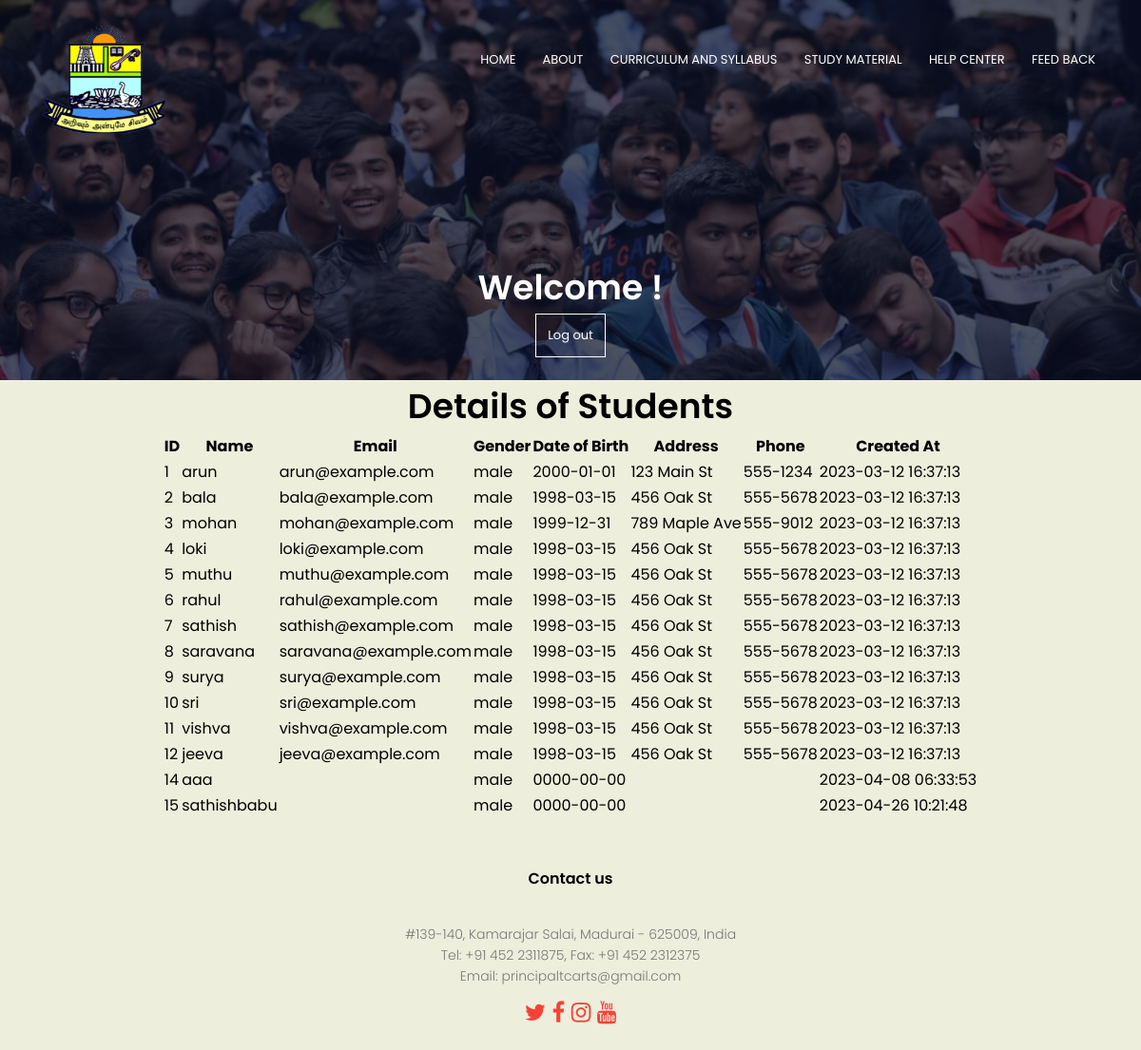
The app's page /staff_dashboard.php with its own data.
### tables this page shows
CREATE TABLE `students_details` (
  `id` int(6) UNSIGNED NOT NULL,
  `name` varchar(30) NOT NULL,
  `email` varchar(50) NOT NULL,
  `password` varchar(50) NOT NULL,
  `gender` enum('male','female','other') NOT NULL,
  `dob` date NOT NULL,
  `address` varchar(100) NOT NULL,
  `phone` varchar(20) NOT NULL,
  `created_at` timestamp NOT NULL DEFAULT current_timestamp() ON UPDATE current_timestamp()
);

### staff_dashboard.php (the view, shortened to what this page needs)
<?php
$servername = "localhost";
$username = "root";
$password = "";
$dbname = "college";
$user_id = $_SESSION['username'];
$conn = new mysqli($servername, $username, $password, $dbname);
$sql = "SELECT * FROM students_details";
$result = $conn->query($sql);
?>
<!DOCTYPE html>
<html>
<head>
        <link rel="stylesheet" href="style.css">
        <link rel="stylesheet" href="https://stackpath.bootstrapcdn.com/font-awesome/4.7.0/css/font-awesome.min.css">
</head>
<body>
<section class="sub-header sub-header-image-2">
  <nav>
  <a href="index.html"><img src="images/Ramdeobaba-Logo.png"></a>
  <div class="nav-links" id="navLinks">
    <ul>
      <li><a href="index.php">HOME</a></li>
      <li><a href="about.html">ABOUT</a></li>
      <li><a href="Curriculum and Syllabus.html">CURRICULUM AND SYLLABUS</a></li>
      <li><a href="">STUDY MATERIAL</a></li>
      <li><a href="helfcenter.html">HELP CENTER</a></li>
      <li><a href="feedback.php">FEED BACK</a></li>
    </ul>
  </div>
  </nav>
  <h1>Welcome <?php echo $user_id; ?>!</h1>
  <a href="logout.php" class="hero-btn">Log out</a>
</section>
<center>
  <h1>Details of Students</h1>
  <table>
    <thead>
      <tr>
        <th>ID</th>
        <th>Name</th>
        <th>Email</th>
        <th>Gender</th>
        <th>Date of Birth</th>
        <th>Address</th>
        <th>Phone</th>
        <th>Created At</th>
      </tr>
    </thead>
    <tbody>
      <?php if ($result->num_rows > 0): ?>
        <?php while ($row = $result->fetch_assoc()): ?>
          <tr>
            <td><?php echo $row["id"]; ?></td>
            <td><?php echo $row["name"]; ?></td>
            <td><?php echo $row["email"]; ?></td>
            <td><?php echo $row["gender"]; ?></td>
            <td><?php echo $row["dob"]; ?></td>
            <td><?php echo $row["address"]; ?></td>
            <td><?php echo $row["phone"]; ?></td>
            <td><?php echo $row["created_at"]; ?></td>
          </tr>
        <?php endwhile; ?>
      <?php else: ?>
        <tr>
          <td colspan="8">No students found.</td>
        </tr>
      <?php endif; ?>
    </tbody>
  </table>
      </center>
<section class="footer">
    <h4>Contact us</h4>
    <p>
        #139-140, Kamarajar Salai, Madurai - 625009, India<br>
        Tel: +91 452 2311875, Fax: +91 452 2312375<br>
        Email: principaltcarts@gmail.com<br>
    </p>
    <div class="icons">
        <a class="plain-link" href="https://twitter.com/ThiagarajarArts?s=09"><i class="fa fa-twitter"></i></a>
        <a class="plain-link" href="https://www.facebook.com/profile.php?id=100052589108647"><i class="fa fa-facebook"></i></a>
        <a class="plain-link" href="https://www.instagram.com/thiagarajararts"><i class="fa fa-instagram"></i></a>
        <a class="plain-link" href="https://www.youtube.com/channel/UCptTFniJPA9D34uO5QSHNhw?view_as=subscriber"><i class="fa fa-youtube"></i></a>
    </div>
</section>
</body>
</html>

### style.css (style rules this page uses)
* { margin: 0; padding: 0; font-family: "Poppins", sans-serif; scroll-behavior: smooth; }
body { background-color: #eed; }
nav { display: flex; padding: 2% 3%; justify-content: space-between; align-items: center; }
nav img { height: 120px; }
.nav-links { margin-top: -50px; flex: 1; text-align: right; }
.nav-links ul li { list-style: none; display: inline-block; padding: 8px 12px; position: relative; }
.nav-links ul li a { color: white; text-decoration: none; font-size: 13px; }
.nav-links ul li ::after { content: ""; width: 0%; height: 2px; background: #f44336; display: block; margin: auto; transition: 0.3s; }
.plain-link { text-decoration: none; color: inherit; cursor: pointer; }
.hero-btn { display: inline-block; text-decoration: none; color: white; border: 1px solid white; padding: 12px; font-size: 13px; background: transparent; position: relative; cursor: pointer; }
h1 { font-size: 36px; font-weight: 600; }
p { color: #777; font-size: 14px; font-weight: 300; line-height: 22px; padding: 10px; }
.footer { width: 100%; text-align: center; padding: 30px 0; }
.footer h4 { margin-bottom: 25px; margin-top: 20px; font-weight: 600; }
.icons { color: #f44336; margin: 0 13px; cursor: pointer; font-size: 24px; }
.sub-header { height: 50vh; width: 100%; background-position: center; background-size: cover; text-align: center; color: white; }
.sub-header-image-2 { background-image: linear-gradient(rgba(4, 9, 30, 0.7), rgba(4, 9, 30, 0.7)), url(images/students.jpg); }
.sub-header h1 { margin-top: 100px; }

### records on screen
students_details: id "1", name "arun", email "arun@example.com", gender "male", dob "2000-01-01", address "123 Main St", phone "555-1234", created_at "2023-03-12 16:37:13"
students_details: id "2", name "bala", email "bala@example.com", gender "male", dob "1998-03-15", address "456 Oak St", phone "555-5678", created_at "2023-03-12 16:37:13"
students_details: id "3", name "mohan", email "mohan@example.com", gender "male", dob "1999-12-31", address "789 Maple Ave", phone "555-9012", created_at "2023-03-12 16:37:13"
students_details: id "4", name "loki", email "loki@example.com", gender "male", dob "1998-03-15", address "456 Oak St", phone "555-5678", created_at "2023-03-12 16:37:13"
students_details: id "5", name "muthu", email "muthu@example.com", gender "male", dob "1998-03-15", address "456 Oak St", phone "555-5678", created_at "2023-03-12 16:37:13"
students_details: id "6", name "rahul", email "rahul@example.com", gender "male", dob "1998-03-15", address "456 Oak St", phone "555-5678", created_at "2023-03-12 16:37:13"
students_details: id "7", name "sathish", email "sathish@example.com", gender "male", dob "1998-03-15", address "456 Oak St", phone "555-5678", created_at "2023-03-12 16:37:13"
students_details: id "8", name "saravana", email "saravana@example.com", gender "male", dob "1998-03-15", address "456 Oak St", phone "555-5678", created_at "2023-03-12 16:37:13"
students_details: id "9", name "surya", email "surya@example.com", gender "male", dob "1998-03-15", address "456 Oak St", phone "555-5678", created_at "2023-03-12 16:37:13"
students_details: id "10", name "sri", email "sri@example.com", gender "male", dob "1998-03-15", address "456 Oak St", phone "555-5678", created_at "2023-03-12 16:37:13"
students_details: id "11", name "vishva", email "vishva@example.com", gender "male", dob "1998-03-15", address "456 Oak St", phone "555-5678", created_at "2023-03-12 16:37:13"
students_details: id "12", name "jeeva", email "jeeva@example.com", gender "male", dob "1998-03-15", address "456 Oak St", phone "555-5678", created_at "2023-03-12 16:37:13"
students_details: id "14", name "aaa", gender "male", dob "0000-00-00", created_at "2023-04-08 06:33:53"
students_details: id "15", name "sathishbabu", gender "male", dob "0000-00-00", created_at "2023-04-26 10:21:48"
